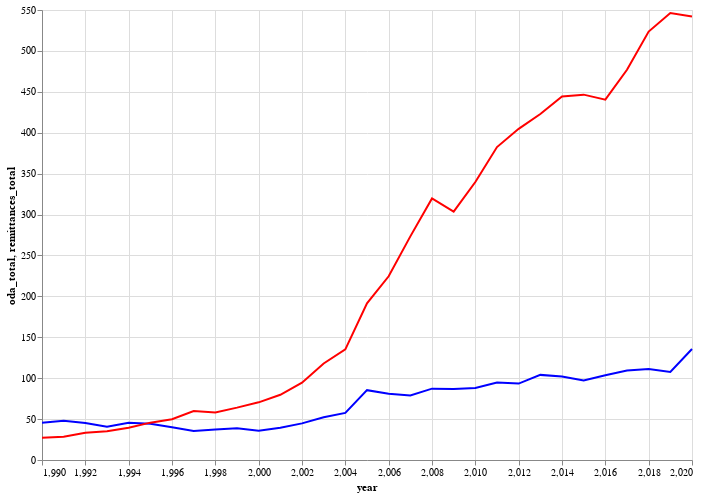

Write notebook code for a chart like this one.
### Code cell
base = alt.Chart(df.reset_index()).encode(x='year')

alt.layer(
    base.mark_line(color='blue').encode(y='oda_total'),
    base.mark_line(color='red').encode(y='remittances_total')
).properties(
    width=650,
    height=450
)

### Figure 1 — Vega-Lite specification as saved in the notebook (floating-point values rounded to 4 significant figures)
{"config": {"view": {"continuousWidth": 400, "continuousHeight": 300}}, "layer": [{"mark": {"type": "line", "color": "blue"}, "encoding": {"x": {"field": "year", "type": "quantitative"}, "y": {"field": "oda_total", "type": "quantitative"}}}, {"mark": {"type": "line", "color": "red"}, "encoding": {"x": {"field": "year", "type": "quantitative"}, "y": {"field": "remittances_total", "type": "quantitative"}}}], "data": {"name": "data-15380e98debd01ba9ed3c99acb3661f8"}, "height": 450, "width": 650, "$schema": "https://vega.github.io/schema/vega-lite/v4.17.0.json", "datasets": {"data-15380e98debd01ba9ed3c99acb3661f8": [{"index": 0, "year": 1990, "fdi_total": 20.31, "remittances_total": 27.27, "oda_total": 45.66}, {"index": 1, "year": 1991, "fdi_total": 27.5, "remittances_total": 28.4, "oda_total": 47.97}, {"index": 2, "year": 1992, "fdi_total": 41.59, "remittances_total": 33.39, "oda_total": 45.17}, {"index": 3, "year": 1993, "fdi_total": 60.67, "remittances_total": 35.05, "oda_total": 40.8}, {"index": 4, "year": 1994, "fdi_total": 79.84, "remittances_total": 39.53, "oda_total": 45.55}, {"index": 5, "year": 1995, "fdi_total": 89.28, "remittances_total": 45.66, "oda_total": 44.42}, {"index": 6, "year": 1996, "fdi_total": 110.8, "remittances_total": 49.9, "oda_total": 40.08}, {"index": 7, "year": 1997, "fdi_total": 143.4, "remittances_total": 59.84, "oda_total": 35.42}, {"index": 8, "year": 1998, "fdi_total": 141.9, "remittances_total": 58.12, "oda_total": 37.39}, {"index": 9, "year": 1999, "fdi_total": 153.0, "remittances_total": 63.99, "oda_total": 38.72}, {"index": 10, "year": 2000, "fdi_total": 140.5, "remittances_total": 70.49, "oda_total": 35.68}, {"index": 11, "year": 2001, "fdi_total": 156.3, "remittances_total": 79.69, "oda_total": 39.32}, {"index": 12, "year": 2002, "fdi_total": 148.2, "remittances_total": 94.56, "oda_total": 44.73}, {"index": 13, "year": 2003, "fdi_total": 156.8, "remittances_total": 117.9, "oda_total": 52.34}, {"index": 14, "year": 2004, "fdi_total": 208.5, "remittances_total": 135.3, "oda_total": 57.55}, {"index": 15, "year": 2005, "fdi_total": 290.4, "remittances_total": 191.5, "oda_total": 85.36}, {"index": 16, "year": 2006, "fdi_total": 378.7, "remittances_total": 224.6, "oda_total": 81.01}, {"index": 17, "year": 2007, "fdi_total": 530.4, "remittances_total": 273.3, "oda_total": 78.85}, {"index": 18, "year": 2008, "fdi_total": 610.4, "remittances_total": 319.7, "oda_total": 87.19}, {"index": 19, "year": 2009, "fdi_total": 424.7, "remittances_total": 303.5, "oda_total": 86.89}, {"index": 20, "year": 2010, "fdi_total": 621.0, "remittances_total": 339.7, "oda_total": 88.06}, {"index": 21, "year": 2011, "fdi_total": 725.7, "remittances_total": 382.5, "oda_total": 94.69}, {"index": 22, "year": 2012, "fdi_total": 674.0, "remittances_total": 404.7, "oda_total": 93.39}, {"index": 23, "year": 2013, "fdi_total": 742.2, "remittances_total": 422.8, "oda_total": 104.0}, {"index": 24, "year": 2014, "fdi_total": 640.9, "remittances_total": 444.3, "oda_total": 102.1}, {"index": 25, "year": 2015, "fdi_total": 607.7, "remittances_total": 446.5, "oda_total": 97.13}, {"index": 26, "year": 2016, "fdi_total": 551.2, "remittances_total": 440.5, "oda_total": 103.5}, {"index": 27, "year": 2017, "fdi_total": 545.6, "remittances_total": 477.0, "oda_total": 109.3}, {"index": 28, "year": 2018, "fdi_total": 606.3, "remittances_total": 523.6, "oda_total": 111.3}, {"index": 29, "year": 2019, "fdi_total": 565.7, "remittances_total": 546.2, "oda_total": 107.5}, {"index": 30, "year": 2020, "fdi_total": 536.5, "remittances_total": 541.9, "oda_total": 135.7}]}}
